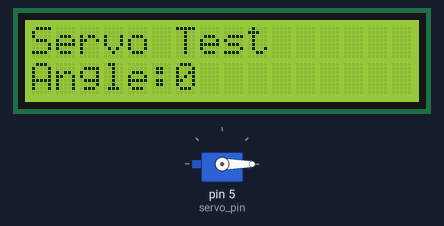
This sketch was run on a simulated Arduino Uno, built with avr-gcc and run on an emulated ATmega328P. On the bench: 16×2 character LCD, servo.

Above: at 0.1 s.
At 2.2 s:
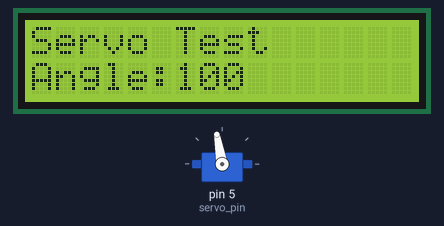
At 3.2 s:
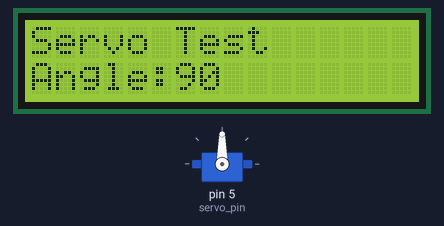
Timing chart, 0 to 130.0 s (numbered marks = the images above):
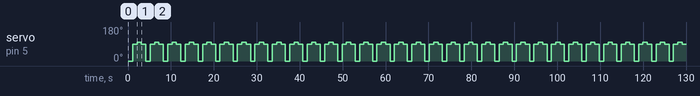

The sketch:

servo01.ino
```cpp
#include <Minicom.h>
#include <Servo.h>

MiniCom com;
Servo myServo;
const int servo_pin = 5;

void setup() {
  com.init();
  com.print(0, "Servo Test");
  myServo.attach(servo_pin);

}

void move_angle(int angle, int delay_time) {
  myServo.write(angle);
  com.print(1, "Angle:", angle);
  delay(delay_time);
}

void loop() {
  move_angle(0, 1000);
  move_angle(90, 1000);
  move_angle(100, 1000);
  move_angle(90, 1000);

}
```

Measured:
- by itself, servo on pin 5 (servo_pin): repeats every 4.1 s: 100° 1.0 s, 90° 1.0 s, 0° 1.0 s, 90° 1.0 s
- what the display in image 1 shows lasts 1.0 s, from 2.1 s to 3.1 s
